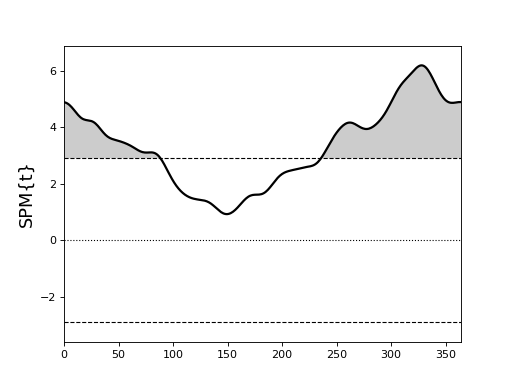

Here is the Python script that generated this plot:
import spm1d
dataset  = spm1d.data.uv1d.anova1.Weather()
Y,A      = dataset.get_data()
Y0,Y1    = Y[A==0], Y[A==2]  #Atlantic and Contintental regions
t        = spm1d.stats.ttest2(Y0, Y1)
ti       = t.inference(0.05, circular=True)
ti.plot()
